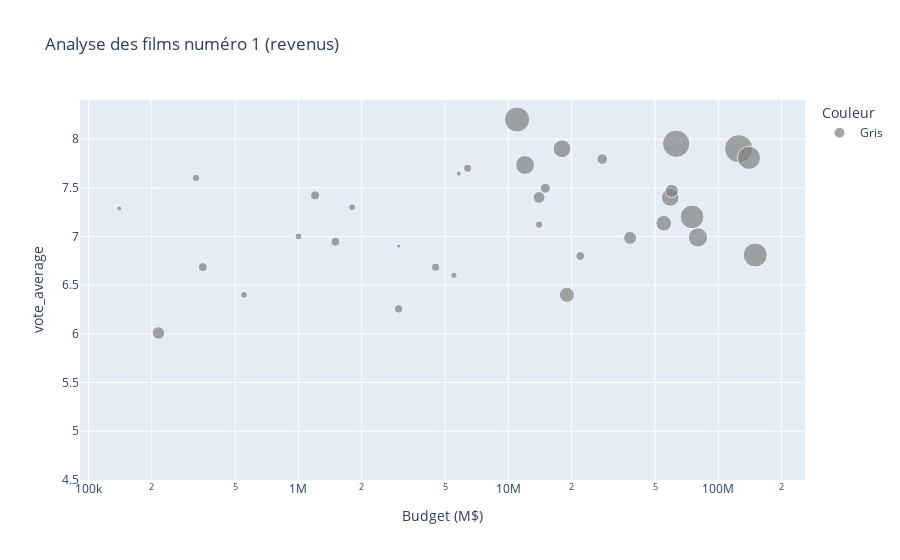

The code cell stored with this chart in its notebook:
### Markdown cell above
## Other line of enquiry:

- Highest grossing series
- By genre
- Find studios that do a lot of sequels
- Is there a correlation between the box office revenue of the first movie and the sequels
- Add more box office revenue data and get movie budget data
- ...

### Code cell
import plotly.express as px
from ipywidgets import interact, widgets
import pandas as pd

# Charger les données principales
#df = movie_frames_new.movie_df_sequel_original
#df['Movie release date'] = pd.to_datetime(df['Movie release date'])

# Charger les budgets et concaténer
df1_part1 = pd.read_csv("data/collections/sequels_and_original_1880_2010_extended.csv")
df1_part2 = pd.read_csv("data/collections/sequels_and_original_2010_2024_extended.csv")
df1= pd.concat([df1_part1, df1_part2], ignore_index=True)
df1.head(30)
df1['release_date'] = pd.to_datetime(df1['release_date'])
# Trier par collection et date de sortie
df1 = df1.sort_values(by=['collection', 'release_date'])
df1 = df1.drop_duplicates(subset=["title"], keep="first")
# Attribuer un numéro à chaque film dans une collection
df1['Numéro'] = df1.groupby('collection').cumcount() + 1

# Ajouter les budgets (fusion avec df1)
#df = pd.merge(df, df1[['id', 'budget','revenue','vote_average']], on='id', how='left')
#print(df[df['collection'].str.contains("Harry Potter", na=False)])
# Garder uniquement les films avec un budget valide

df1 = df1[(df1['budget'].notna()) & (df1['budget'] != 0) &
        (df1['revenue'].notna()) & (df1['revenue'] != 0) &
        (df1['vote_average'].notna()) & (df1['vote_average'] != 0)]
df = df1[df1['Numéro'] <= 5]



# Filtrer les collections qui ont au moins 5 films
df = df.groupby('collection').filter(lambda group: len(group) >= 5)

# Ajouter les colonnes pour les comparaisons
df["revenue_previous"] = df.groupby("collection")["revenue"].shift(1)
df["vote_previous"] = df.groupby("collection")["vote_average"].shift(1)

# Fonction pour définir les couleurs selon le critère choisi
def set_colors(comparison):
    if comparison == "revenus":
        df["Couleur"] = df.apply(lambda row: "Bleu" if row["revenue"] < row["revenue_previous"]
                                 else ("Rouge" if pd.notna(row["revenue_previous"]) else "Gris"), axis=1)
    elif comparison == "notes":
        df["Couleur"] = df.apply(lambda row: "Bleu" if row["vote_average"] < row["vote_previous"]
                                 else ("Rouge" if pd.notna(row["vote_previous"]) else "Gris"), axis=1)

# Fonction pour construire la figure
def build_figure(num_film, comparison="revenus"):
    set_colors(comparison)  # Appliquer les couleurs dynamiquement
    filtered_data = df[df["Numéro"] == num_film]
    
    if filtered_data.empty:
        print(f"Aucun film trouvé pour le numéro {num_film}")
        return
    
    fig = px.scatter(
        filtered_data,
        x="budget",
        y="vote_average",
        size="revenue",
        color="Couleur",
        hover_name="title",
        title=f"Analyse des films numéro {num_film} ({comparison})",
        labels={"budget": "Budget (M$)", "id": "Film ID"},
        range_y=[df['vote_average'].min(), df['vote_average'].max()],
        color_discrete_map={"Rouge": "red", "Bleu": "blue", "Gris": "grey"},
        log_x=True
    )
    return fig

# Fonction principale pour l'interactivité
def plot_interactive(num_film, comparison):
    fig = build_figure(num_film, comparison)
    fig.show()

# Ajouter les sliders interactifs
max_num_film = df["Numéro"].max()

slider_num_film = widgets.IntSlider(min=1, max=max_num_film, step=1, value=1, description="Numéro du film:")
comparison_dropdown = widgets.Dropdown(
    options=["revenus", "notes"],
    value="revenus",
    description="Comparer par:"
)

# Afficher les widgets
interact(plot_interactive, num_film=slider_num_film, comparison=comparison_dropdown)

### Figure 1 — Plotly figure (JSON) as saved in the notebook; plotly's stock layout.template omitted (floating-point values rounded to 4 significant figures)
{"data": [{"hovertemplate": "<b>%{hovertext}</b><br><br>Couleur=Gris<br>Budget (M$)=%{x}<br>vote_average=%{y}<br>revenue=%{marker.size}<extra></extra>", "hovertext": ["A Nightmare on Elm Street", "After", "Death Wish", "Die Hard", "Friday the 13th", "Halloween", "Harry Potter and the Philosopher's Stone", "Ice Age", "Raiders of the Lost Ark", "Insidious", "Dr. No", "Jurassic Park", "Mad Max", "Diary of a Mad Black Woman", "Mission: Impossible", "Paranormal Activity", "Pirates of the Caribbean: The Curse of the Black Pearl", "Planet of the Apes", "Police Academy", "First Blood", "Saw", "Scary Movie", "Scream", "Star Wars", "Superman", "The Texas Chain Saw Massacre", "The Bourne Identity", "The Exorcist", "The Fast and the Furious", "The Hunger Games", "The Purge", "The Terminator", "Transformers", "Underworld"], "legendgroup": "Gris", "marker": {"color": "grey", "size": [57004513, 69500000, 22000000, 140767956, 59754601, 70260597, 976475550, 383257136, 389925971, 100106454, 59000000, 920100000, 100000000, 50652203, 457696391, 193355800, 655011224, 32589624, 81198894, 125212904, 103911669, 278019771, 173046663, 775398007, 300500000, 30900000, 214034224, 441306145, 207283925, 694394724, 89328627, 78371200, 709709780, 95708457], "sizemode": "area", "sizeref": 2441000.0, "symbol": "circle"}, "mode": "markers", "name": "Gris", "orientation": "v", "showlegend": true, "type": "scatter", "x": [1800000, 14000000, 3000000, 28000000, 550000, 325000, 125000000, 59000000, 18000000, 1500000, 1000000, 63000000, 350000, 5500000, 80000000, 215000, 140000000, 5800000, 4500000, 15000000, 1200000, 19000000, 14000000, 11000000, 55000000, 140000, 60000000, 12000000, 38000000, 75000000, 3000000, 6400000, 150000000, 22000000], "xaxis": "x", "y": [7.3, 7.121, 6.9, 7.794, 6.4, 7.6, 7.9, 7.4, 7.9, 6.945, 7, 7.951, 6.685, 6.6, 6.99, 6.009, 7.806, 7.645, 6.684, 7.494, 7.421, 6.4, 7.4, 8.2, 7.135, 7.287, 7.467, 7.733, 6.985, 7.2, 6.256, 7.7, 6.809, 6.8], "yaxis": "y"}], "layout": {"legend": {"itemsizing": "constant", "title": {"text": "Couleur"}, "tracegroupgap": 0}, "title": {"text": "Analyse des films numéro 1 (revenus)"}, "xaxis": {"anchor": "y", "domain": [0, 1], "title": {"text": "Budget (M$)"}, "type": "log"}, "yaxis": {"anchor": "x", "domain": [0, 1], "range": [4.5, 8.4], "title": {"text": "vote_average"}}}}
